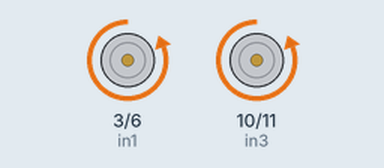
A sketch run on a simulated Arduino Uno, built with avr-gcc and run on an emulated ATmega328P. Shown: motor-driver pin pairs drawn as motors (green arrow = first pin HIGH = forward, orange = second pin HIGH = backward, longer = more drive).

Above: at 0.5 s.
Timing chart, 0 to 3.0 s (numbered marks = the images above):
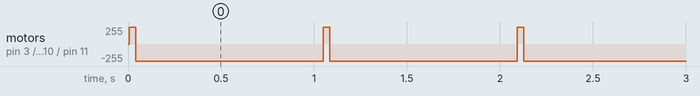

The sketch:

motor.ino
```cpp
// Motor A connections
#define in1 3
#define in2 6
// Motor B connections
#define in3 10
#define in4 11

void setup() {
    Serial.begin(9600);
    // Set all the motor control pins to outputs

    pinMode(in1, OUTPUT);
    pinMode(in2, OUTPUT);
    pinMode(in3, OUTPUT);
    pinMode(in4, OUTPUT);

    // Turn off motors - Initial state
    digitalWrite(in1, LOW);
    digitalWrite(in2, LOW);
    digitalWrite(in3, LOW);
    digitalWrite(in4, LOW);
}

void loop() {
    motorTest();
    delay(1000);
}

//  This function lets you control speed and direction of the motors
void motor(int left, int right) {
    if (left >= 0) {
        analogWrite(in1, left);
        digitalWrite(in2, LOW);
    } else {
        digitalWrite(in1, LOW);
        analogWrite(in2, abs(left));
    }

    if (right >= 0) {
        analogWrite(in3, right);
        digitalWrite(in4, LOW);
    } else {
        digitalWrite(in3, LOW);
        analogWrite(in4, abs(right));
    }
}

void motorTest() {

    // 0 -> 255 and then 0 -> -255 between a delay()
    // For PWM maximum possible values are 0 to 255
    // Accelerate from zero to maximum speed
    for (int i = 0; i < 256; i++) {
        motor(i, i);
    }
    delay(30);

    for (int i = 0; i > -256; i--) {
        motor(i, i);
    }
}
```

Measured:
- by itself, motor on pin 3 (in1) / pin 6 (in2), motor on pin 10 (in3) / pin 11 (in4): alternates forward 255/255 for 0.04 s and backward 255/255 for 1.0 s
